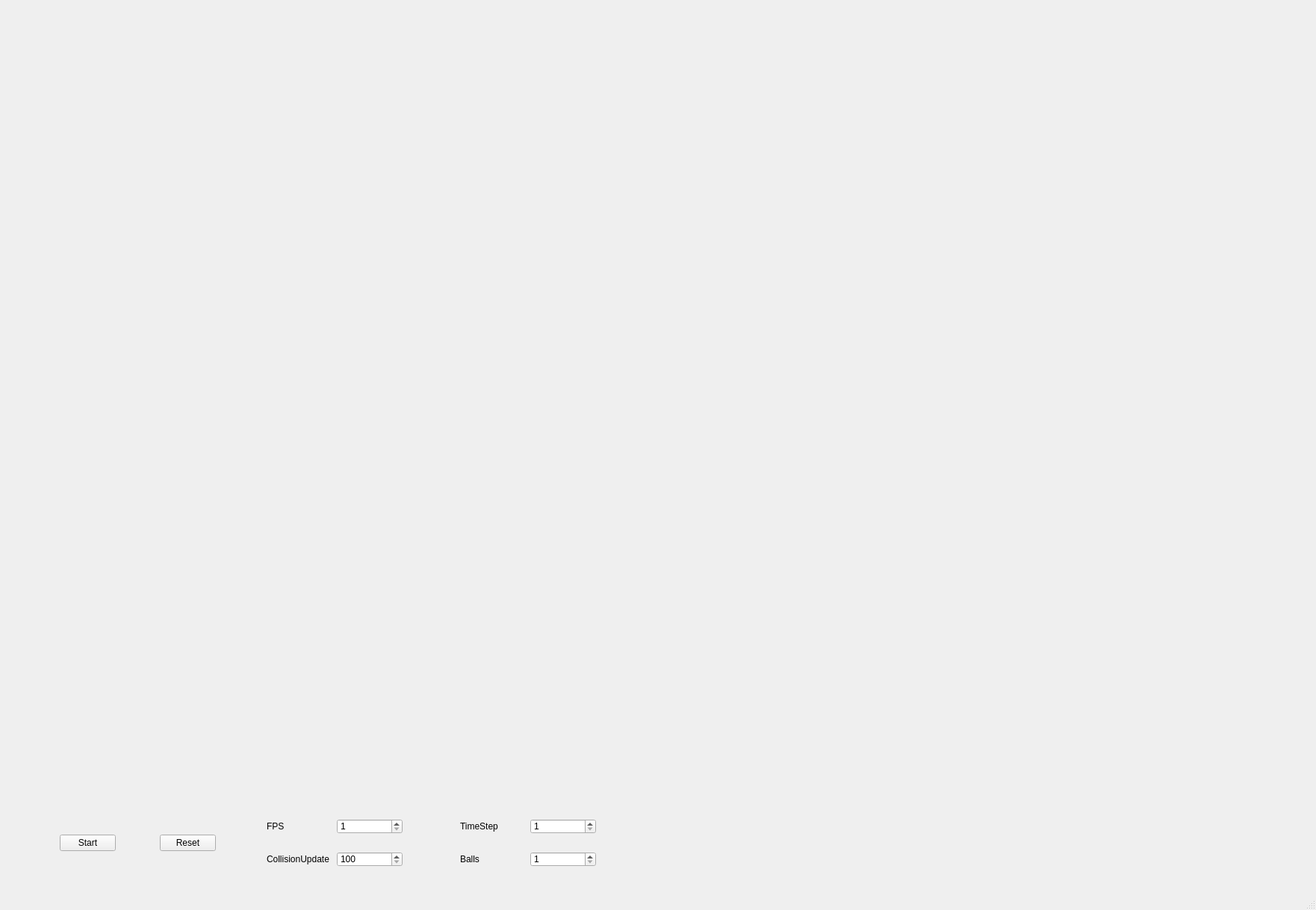
<?xml version="1.0" encoding="UTF-8"?>
<ui version="4.0">
 <class>MainWindow</class>
 <widget class="QMainWindow" name="MainWindow">
  <property name="geometry">
   <rect>
    <x>0</x>
    <y>0</y>
    <width>1762</width>
    <height>1219</height>
   </rect>
  </property>
  <property name="windowTitle">
   <string>Balls</string>
  </property>
  <widget class="QWidget" name="centralwidget">
   <layout class="QGridLayout" name="gridLayout">
    <item row="0" column="1">
     <widget class="QWidget" name="plottingWidget" native="true">
      <layout class="QVBoxLayout" name="verticalLayout">
       <item>
        <widget class="AnalysisPlot" name="plotWidget" native="true"/>
       </item>
       <item>
        <widget class="QWidget" name="plotOptionsWidget" native="true">
         <property name="maximumSize">
          <size>
           <width>16777215</width>
           <height>100</height>
          </size>
         </property>
        </widget>
       </item>
      </layout>
     </widget>
    </item>
    <item row="0" column="0">
     <widget class="QWidget" name="simulationOverviewWidget" native="true">
      <layout class="QVBoxLayout" name="verticalLayout_2">
       <item>
        <widget class="SimulationWidget" name="simulationWidget" native="true"/>
       </item>
       <item>
        <widget class="SimulationSettingsWidget" name="simulationSettingsWidget" native="true">
         <property name="maximumSize">
          <size>
           <width>16777215</width>
           <height>100</height>
          </size>
         </property>
         <layout class="QHBoxLayout" name="horizontalLayout_5">
          <item>
           <widget class="QPushButton" name="startStopButton">
            <property name="maximumSize">
             <size>
              <width>75</width>
              <height>16777215</height>
             </size>
            </property>
            <property name="text">
             <string>Start</string>
            </property>
           </widget>
          </item>
          <item>
           <widget class="QPushButton" name="resetButton">
            <property name="maximumSize">
             <size>
              <width>75</width>
              <height>16777215</height>
             </size>
            </property>
            <property name="text">
             <string>Reset</string>
            </property>
           </widget>
          </item>
          <item>
           <widget class="QWidget" name="widget_4" native="true">
            <property name="maximumSize">
             <size>
              <width>200</width>
              <height>16777215</height>
             </size>
            </property>
            <layout class="QVBoxLayout" name="verticalLayout_4">
             <property name="leftMargin">
              <number>0</number>
             </property>
             <property name="topMargin">
              <number>0</number>
             </property>
             <property name="rightMargin">
              <number>0</number>
             </property>
             <property name="bottomMargin">
              <number>0</number>
             </property>
             <item>
              <widget class="QWidget" name="widget_5" native="true">
               <layout class="QHBoxLayout" name="horizontalLayout_3">
                <item>
                 <widget class="QLabel" name="label_3">
                  <property name="text">
                   <string>FPS</string>
                  </property>
                 </widget>
                </item>
                <item>
                 <widget class="QSpinBox" name="fpsSpinBox">
                  <property name="minimum">
                   <number>1</number>
                  </property>
                  <property name="maximum">
                   <number>100</number>
                  </property>
                 </widget>
                </item>
               </layout>
              </widget>
             </item>
             <item>
              <widget class="QWidget" name="widget_6" native="true">
               <layout class="QHBoxLayout" name="horizontalLayout_4">
                <item>
                 <widget class="QLabel" name="label_4">
                  <property name="text">
                   <string>CollisionUpdate</string>
                  </property>
                 </widget>
                </item>
                <item>
                 <widget class="QSpinBox" name="collisionUpdateSpinBox">
                  <property name="minimum">
                   <number>100</number>
                  </property>
                  <property name="maximum">
                   <number>10000</number>
                  </property>
                 </widget>
                </item>
               </layout>
              </widget>
             </item>
            </layout>
           </widget>
          </item>
          <item>
           <widget class="QWidget" name="widget_2" native="true">
            <property name="maximumSize">
             <size>
              <width>200</width>
              <height>16777215</height>
             </size>
            </property>
            <layout class="QVBoxLayout" name="verticalLayout_3">
             <property name="leftMargin">
              <number>0</number>
             </property>
             <property name="topMargin">
              <number>0</number>
             </property>
             <property name="rightMargin">
              <number>0</number>
             </property>
             <property name="bottomMargin">
              <number>0</number>
             </property>
             <item>
              <widget class="QWidget" name="widget_3" native="true">
               <layout class="QHBoxLayout" name="horizontalLayout_2">
                <item>
                 <widget class="QLabel" name="label_2">
                  <property name="text">
                   <string>TimeStep</string>
                  </property>
                 </widget>
                </item>
                <item>
                 <widget class="QSpinBox" name="timeStepSpinBox">
                  <property name="minimum">
                   <number>1</number>
                  </property>
                  <property name="maximum">
                   <number>100</number>
                  </property>
                 </widget>
                </item>
               </layout>
              </widget>
             </item>
             <item>
              <widget class="QWidget" name="widget" native="true">
               <layout class="QHBoxLayout" name="horizontalLayout">
                <item>
                 <widget class="QLabel" name="label">
                  <property name="text">
                   <string>Balls</string>
                  </property>
                 </widget>
                </item>
                <item>
                 <widget class="QSpinBox" name="numberOfDiscsSpinBox">
                  <property name="minimum">
                   <number>1</number>
                  </property>
                  <property name="maximum">
                   <number>500</number>
                  </property>
                 </widget>
                </item>
               </layout>
              </widget>
             </item>
            </layout>
           </widget>
          </item>
         </layout>
        </widget>
       </item>
      </layout>
     </widget>
    </item>
   </layout>
  </widget>
  <widget class="QMenuBar" name="menubar">
   <property name="geometry">
    <rect>
     <x>0</x>
     <y>0</y>
     <width>1762</width>
     <height>21</height>
    </rect>
   </property>
  </widget>
  <widget class="QStatusBar" name="statusbar"/>
 </widget>
 <customwidgets>
  <customwidget>
   <class>SimulationWidget</class>
   <extends>QWidget</extends>
   <header>SimulationWidget.hpp</header>
   <container>1</container>
  </customwidget>
  <customwidget>
   <class>AnalysisPlot</class>
   <extends>QWidget</extends>
   <header>AnalysisPlot.hpp</header>
   <container>1</container>
  </customwidget>
  <customwidget>
   <class>SimulationSettingsWidget</class>
   <extends>QWidget</extends>
   <header>SimulationSettingsWidget.hpp</header>
   <container>1</container>
  </customwidget>
 </customwidgets>
 <resources/>
 <connections/>
</ui>
